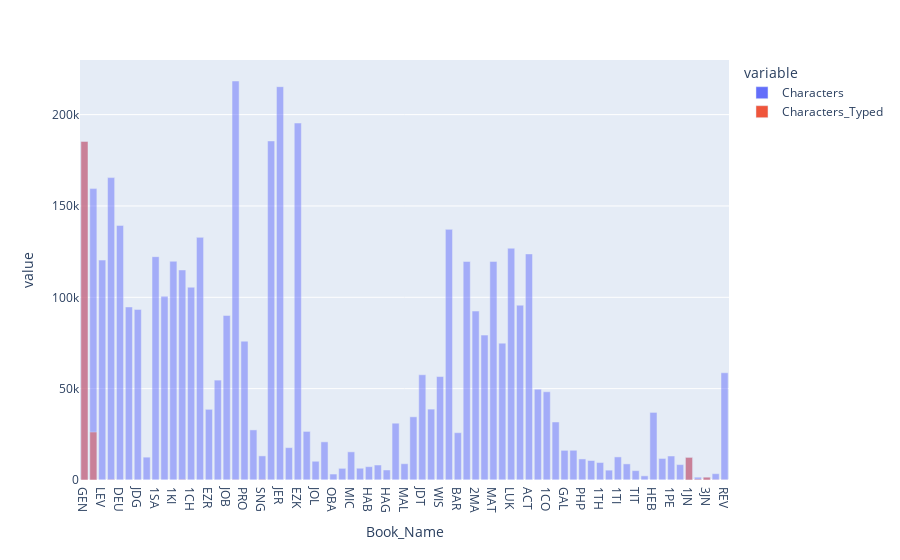

The notebook cell saved with this chart:
### Markdown cell above
### Creating a chart that compares the number of characters in each book with the number that have been typed:

This provides a clearer view of the player's progress in typing the Bible, as each bar's height is based on the number of characters. (In contrast, bars for fully typed small books will be just as high in fig_proportion_of_each_book_typed as those for fully typed large books.)

### Code cell
fig_characters_typed_in_each_book = px.bar(df_characters_typed_by_book, 
x = 'Book_Name', y = ['Characters', 'Characters_Typed'], barmode = 'overlay')
fig_characters_typed_in_each_book.write_html(
    'Analyses/characters_typed_by_book.html')
fig_characters_typed_in_each_book.write_image(
    'Analyses/characters_typed_by_book.png', 
    width = 1920, height = 1080, engine = 'kaleido', scale = 2)
fig_characters_typed_in_each_book

### Figure 1 — Plotly figure (JSON) as saved in the notebook; plotly's stock layout.template omitted (floating-point values rounded to 4 significant figures)
{"data": [{"alignmentgroup": "True", "hovertemplate": "variable=Characters<br>Book_Name=%{x}<br>value=%{y}<extra></extra>", "legendgroup": "Characters", "marker": {"color": "#636efa", "opacity": 0.5, "pattern": {"shape": ""}}, "name": "Characters", "offsetgroup": "Characters", "orientation": "v", "showlegend": true, "textposition": "auto", "type": "bar", "x": ["GEN", "EXO", "LEV", "NUM", "DEU", "JOS", "JDG", "RUT", "1SA", "2SA", "1KI", "2KI", "1CH", "2CH", "EZR", "NEH", "JOB", "PSA", "PRO", "ECC", "SNG", "ISA", "JER", "LAM", "EZK", "HOS", "JOL", "AMO", "OBA", "JON", "MIC", "NAM", "HAB", "ZEP", "HAG", "ZEC", "MAL", "TOB", "JDT", "ESG", "WIS", "SIR", "BAR", "1MA", "2MA", "DAG", "MAT", "MRK", "LUK", "JHN", "ACT", "ROM", "1CO", "2CO", "GAL", "EPH", "PHP", "COL", "1TH", "2TH", "1TI", "2TI", "TIT", "PHM", "HEB", "JAS", "1PE", "2PE", "1JN", "2JN", "3JN", "JUD", "REV"], "xaxis": "x", "y": [185293, 159492, 120367, 165525, 139344, 94721, 93365, 12505, 122241, 100552, 119726, 114964, 105529, 132807, 38692, 54680, 90053, 218388, 75981, 27419, 13203, 185587, 215297, 17722, 195384, 26589, 10261, 20876, 3265, 6386, 15400, 6446, 7307, 8197, 5489, 31085, 8912, 34593, 57613, 38794, 56619, 137185, 25899, 119609, 92464, 79306, 119621, 74901, 126856, 95683, 123742, 49703, 48301, 31750, 16240, 16273, 11523, 10665, 9559, 5396, 12632, 8815, 5134, 2267, 36994, 11803, 13132, 8442, 12363, 1536, 1525, 3461, 58702], "yaxis": "y"}, {"alignmentgroup": "True", "hovertemplate": "variable=Characters_Typed<br>Book_Name=%{x}<br>value=%{y}<extra></extra>", "legendgroup": "Characters_Typed", "marker": {"color": "#EF553B", "opacity": 0.5, "pattern": {"shape": ""}}, "name": "Characters_Typed", "offsetgroup": "Characters_Typed", "orientation": "v", "showlegend": true, "textposition": "auto", "type": "bar", "x": ["GEN", "EXO", "LEV", "NUM", "DEU", "JOS", "JDG", "RUT", "1SA", "2SA", "1KI", "2KI", "1CH", "2CH", "EZR", "NEH", "JOB", "PSA", "PRO", "ECC", "SNG", "ISA", "JER", "LAM", "EZK", "HOS", "JOL", "AMO", "OBA", "JON", "MIC", "NAM", "HAB", "ZEP", "HAG", "ZEC", "MAL", "TOB", "JDT", "ESG", "WIS", "SIR", "BAR", "1MA", "2MA", "DAG", "MAT", "MRK", "LUK", "JHN", "ACT", "ROM", "1CO", "2CO", "GAL", "EPH", "PHP", "COL", "1TH", "2TH", "1TI", "2TI", "TIT", "PHM", "HEB", "JAS", "1PE", "2PE", "1JN", "2JN", "3JN", "JUD", "REV"], "xaxis": "x", "y": [185293, 26256, 0, 202, 0, 0, 38, 0, 0, 0, 0, 191, 0, 0, 0, 0, 0, 132, 0, 0, 191, 0, 0, 0, 0, 0, 0, 0, 0, 0, 0, 0, 0, 0, 0, 0, 0, 0, 0, 0, 0, 0, 0, 0, 0, 0, 0, 0, 0, 0, 0, 0, 0, 0, 0, 0, 0, 0, 0, 0, 0, 0, 0, 0, 0, 0, 0, 0, 12363, 453, 1525, 136, 64], "yaxis": "y"}], "layout": {"barmode": "overlay", "legend": {"title": {"text": "variable"}, "tracegroupgap": 0}, "margin": {"t": 60}, "xaxis": {"anchor": "y", "domain": [0, 1], "title": {"text": "Book_Name"}}, "yaxis": {"anchor": "x", "domain": [0, 1], "title": {"text": "value"}}}}
